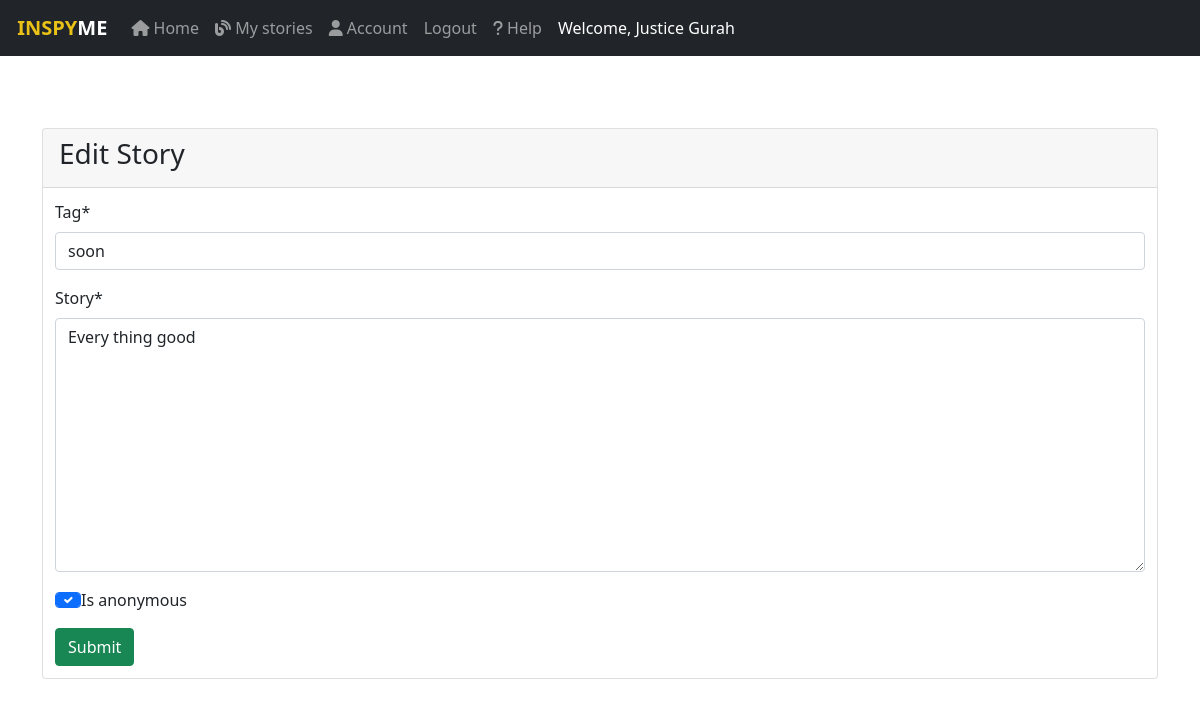
Screenshot of /edit/story/7 (signed in) with the database file from the repository.
### inspyme/models.py (models this page shows, shortened)
class CustomUser(AbstractUser):
    GENDER = [("M", "Male"), ("F", "Female")]
    username = models.CharField(max_length=30, null=True, blank=True)  # Removed username, using email instead
    email = models.EmailField(unique=True)
    gender = models.CharField(max_length=1, choices=GENDER)
    profile_pic = models.ImageField(upload_to='profile_pics/', null=True, blank=True)
    address = models.TextField()
    created_at = models.DateTimeField(auto_now_add=True)
    updated_at = models.DateTimeField(auto_now=True)
    USERNAME_FIELD = "email" #make email the user entry field
    REQUIRED_FIELDS = []
    object = CustomUserManager() #call the user manager to save user

class Story(models.Model):
    author = models.ForeignKey(CustomUser, null=True, blank = False, on_delete=models.CASCADE) #the one posting the story
    tag = models.CharField(max_length=100, null=True, blank=False) #give the story a title or a tag
    story = models.TextField(null=True, blank=False) #the actual story
    is_anonymous = models.BooleanField(default=True) #user should choose to show identity or not
    date_posted = models.DateTimeField (auto_now=True) #picks current date and time

### inspyme/views.py (the view)
# urls.py: path("edit/story/<int:id>", views.editstory, name='editstory'),
@login_required
def editstory(request, id):
    story = get_object_or_404(Story, id=id, author=request.user) # Get the actual story being edited
    form = StoryForm(request.POST or None, instance=story)
    context = {
        'form': form,
    }
    if request.method == 'POST':
        if form.is_valid():
            form.save()
            return redirect(reverse('home')) # Return back to home page
    return render(request, 'editstory.html', context)

### inspyme/forms.py
class StoryForm(FormSettings):
    class Meta:
        model = Story
        fields = "__all__"
    def __init__(self, *args, **kwargs):
        super().__init__(*args, **kwargs)
        self.fields["author"].widget = forms.HiddenInput() #hide the author field and auto add the current user in view

### inspyme/templates/editstory.html (shortened to what this page needs)
{% extends 'main.html' %}
{% load static %}
{% block content %}
{% load crispy_forms_tags %}
<div class="container">
    <br><br><br>
            <div class="card card-primary">
                <div class="card-header">
                    <h3 class="card-title">Edit Story</h3>
                </div>
                <form method="post" enctype='multipart/form-data' style="margin: 10px; padding: 2px;">
                 {{form | crispy}}
                 <button type="submit" class="btn btn-success btn-block">Submit</button>
                </form>
            </div>
        </div>
{% endblock content %}

### inspyme/templates/main.html (shortened to what this page needs)
<!DOCTYPE html>
{% load static %}
<html lang="en">
<head>
    <link href="https://cdn.jsdelivr.net/npm/bootstrap@5.0.2/dist/css/bootstrap.min.css" rel="stylesheet">
    <link rel="stylesheet" type="text/css" href="{% static 'main.css' %}">
</head>
<body>
    <nav class="navbar navbar-expand-lg navbar-dark bg-dark">
        <div class="container-fluid">
          <a class="navbar-brand" {% if user.is_authenticated %} href="{% url 'home'%}" {% else %} href="{% url 'login_page'%}" {% endif %}><strong><span style="color: #EAC117;"> INSPY</span>ME</strong></a>
          <div class="collapse navbar-collapse" id="navbarNavDropdown">
            <ul class="navbar-nav">
              {% if user.is_authenticated %}
              <li class="nav-item">
                {% url 'home' as home %}
                <a class="nav-link {% if home == request.path %} active {% endif %}" aria-current="page" href="{% url 'home' %}"><i class="fa-solid fa-house"></i> Home</a>
              </li>
              <li class="nav-item">
                {% url 'mystory' as mystory %}
                <a class="nav-link {% if mystory == request.path %} active {% endif %} " href="{% url 'mystory' %}"><i class="fa-sharp fa-solid fa-blog"></i> My stories</a>
              </li>
              <li class="nav-item">
                {% url 'editaccount' as editaccount %}
                <a class="nav-link {% if editaccount == request.path %} active {% endif %}" aria-current="page" href="{% url 'editaccount' request.user.id %}"><i class="fa-solid fa-user"></i> Account</a>
              </li>
              <li class="nav-item">
                <a class="nav-link" href="{% url 'user_logout' %}"> Logout</a>
              </li>
              {% endif %}
              <li class="nav-item">
                {% url 'help' as help %}
                <a class="nav-link {% if help == request.path %} active {% endif %}" href="{% url 'help' %}"><i class="fa-sharp fa-solid fa-question"></i> Help</a>
              </li>
              {% if user.is_authenticated %}
              <li class="nav-item">
                <a class="nav-link active" href="#"> Welcome, {{request.user.get_full_name}}</a>
              </li>
              {% endif %}
            </ul>
          </div>
        </div>
      </nav>
    {% block content %}
    {% endblock content %}
</body>
</html>

### rows the page displays
CustomUser: user.get_full_name "Justice Gurah"
Story: tag "soon", story "Every thing good", is_anonymous "☑"
